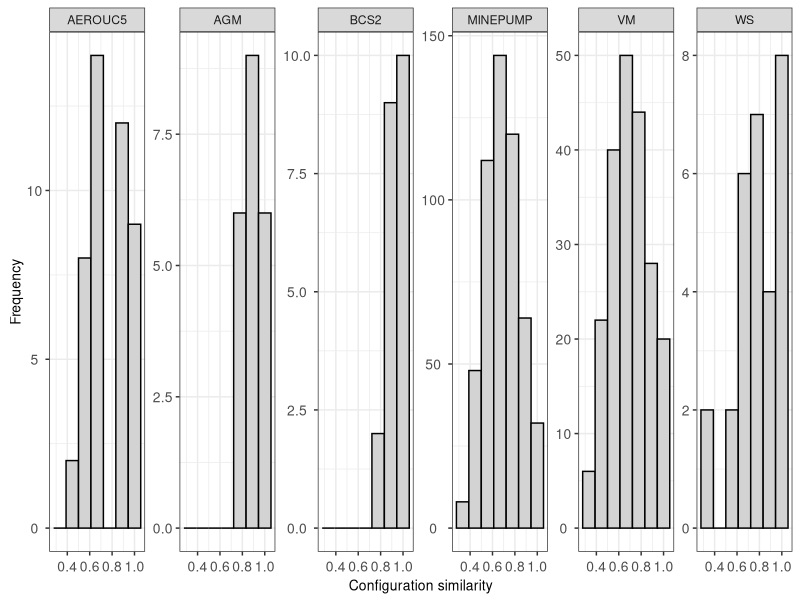
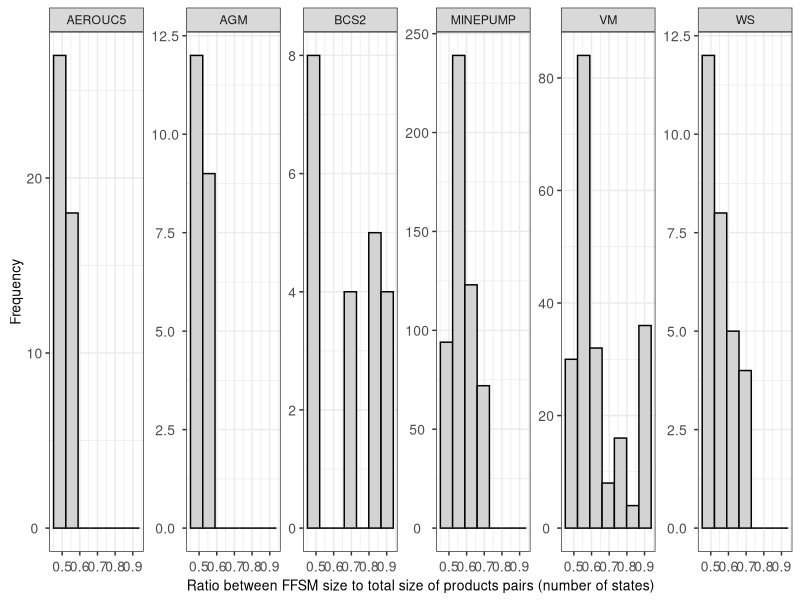
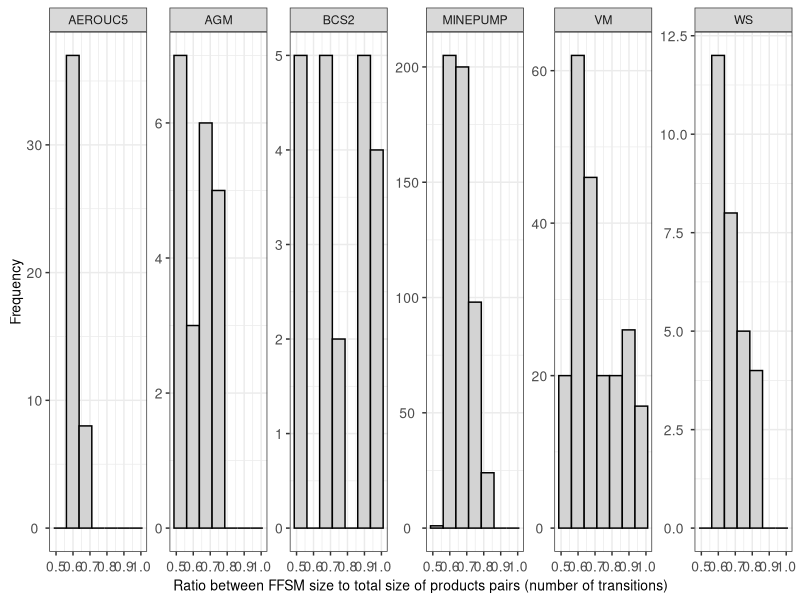
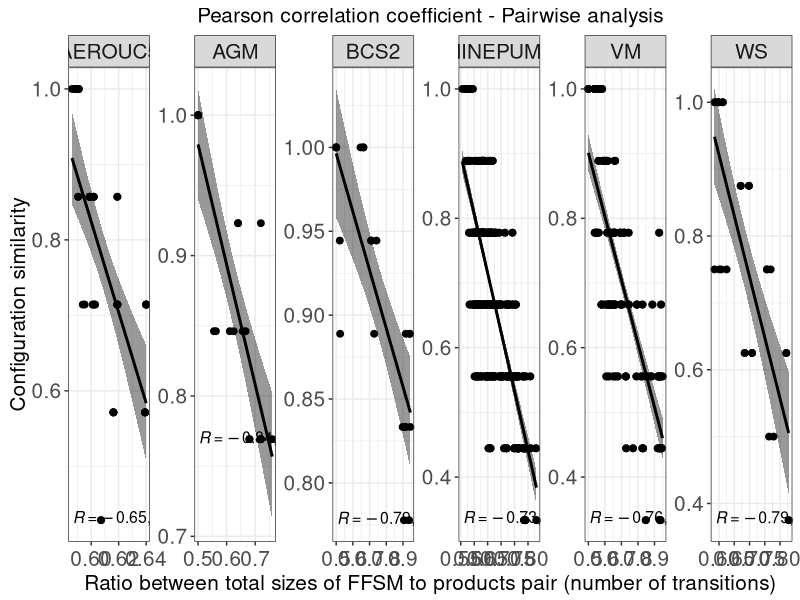
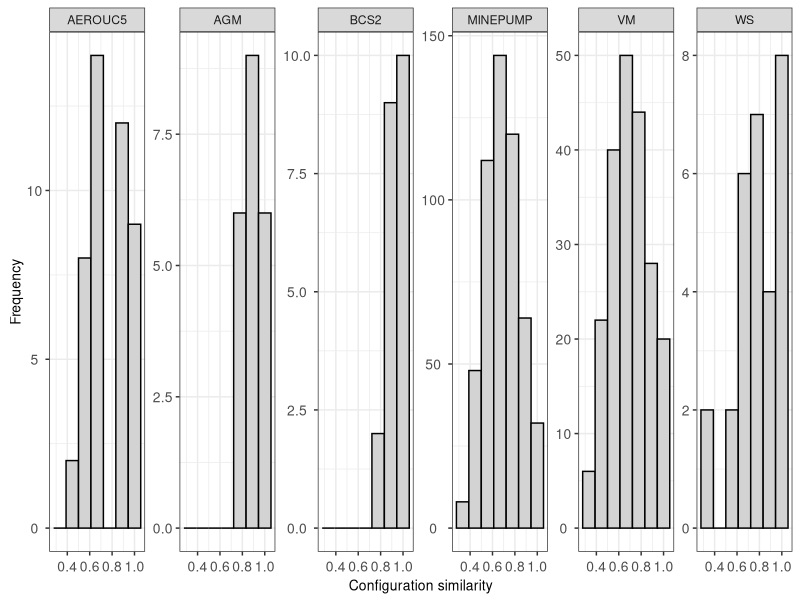
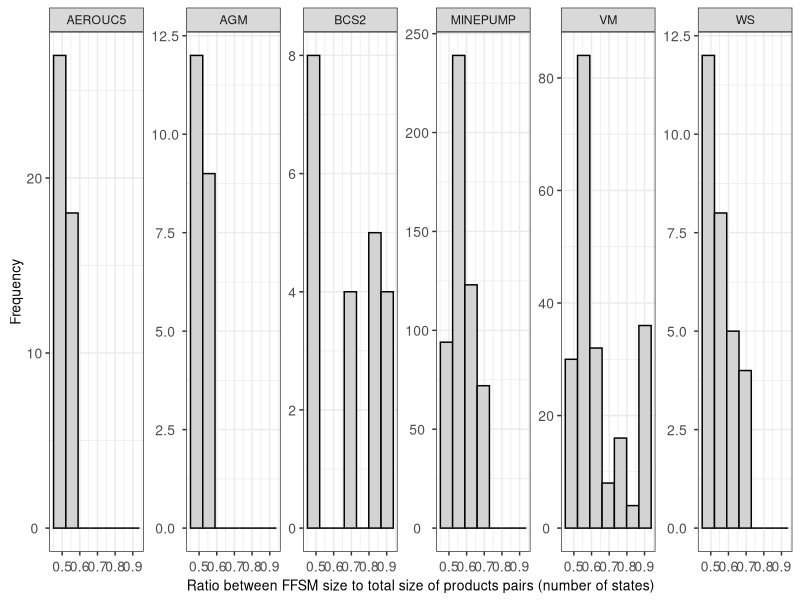
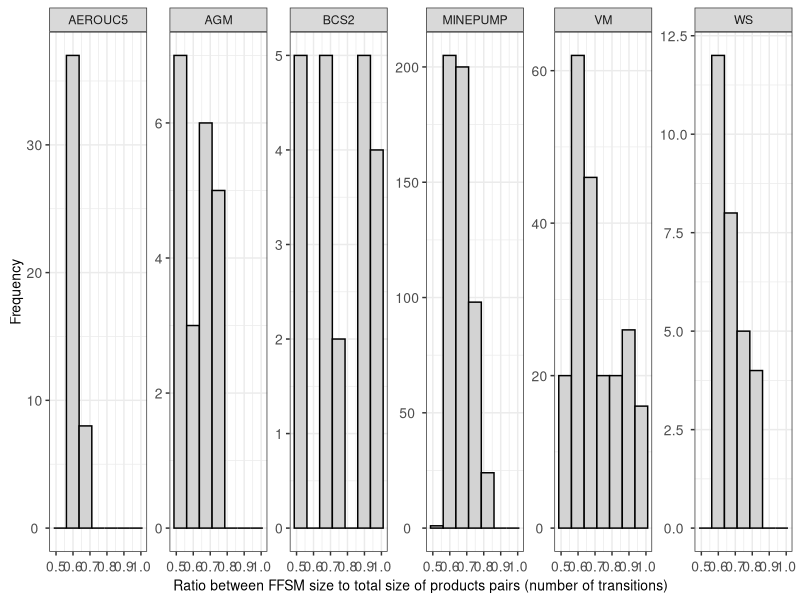
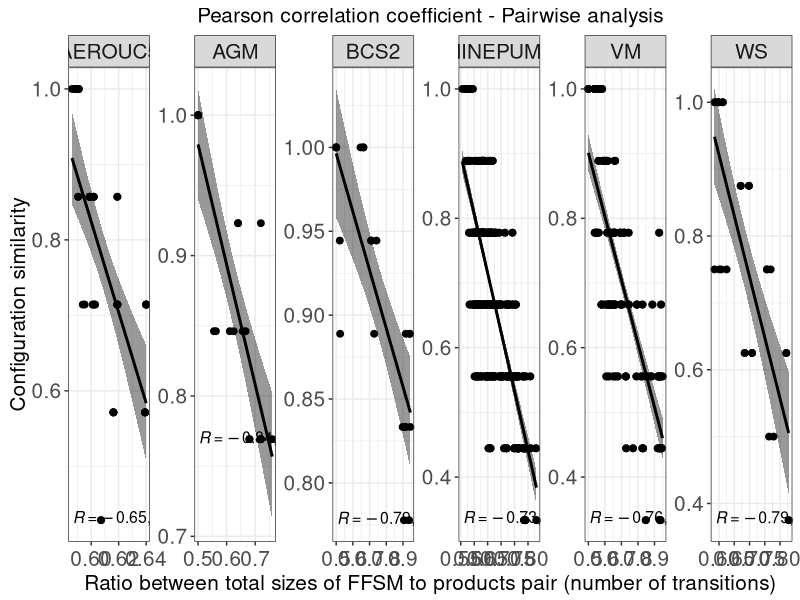

Source code (R) for these figures, in order: (Note: this script raises an error after producing the figures.)
list.of.packages <- c("ggpubr","ggrepel","ggplot2","effsize","stringr","reshape","dplyr")

# new.packages <- list.of.packages[!(list.of.packages %in% installed.packages(lib.loc="/home/cdnd1/Rpackages/")[,"Package"])]
# if(length(new.packages)) install.packages(new.packages,lib="/home/cdnd1/Rpackages/")
# lapply(list.of.packages,require,character.only=TRUE, lib.loc="/home/cdnd1/Rpackages/")

new.packages <- list.of.packages[!(list.of.packages %in% installed.packages()[,"Package"])]
if(length(new.packages)) install.packages(new.packages, dependencies = TRUE)
lapply(list.of.packages,require,character.only=TRUE)

rm(new.packages,list.of.packages)

# pair_tabs <- NULL
# # for (an_spl in c("agm", "bcs2")) {
# # for (an_spl in c("agm", "vm", "ws", "bcs2")) {
# # for (an_spl in c("agm", "vm", "ws", "bcs2", "cpterminal", "minepump")) {
# for (an_spl in c("agm", "vm", "ws", "bcs2", "cpterminal", "minepump", "aerouc5")) {
#   tab_c<-read.table(paste("./pair/pair_merging_",an_spl,".log",sep = ""),sep="/", header=TRUE)
#   tab_d<-read.table(paste("./pair/pair_dissimilarity_",an_spl,".log",sep = ""),sep="\t", header=TRUE)
#   tab_l<-read.table(paste("./pair/pair_comparelanguages_",an_spl,".log",sep = ""),sep="|", header=TRUE)
#   tab_m<-merge(merge(tab_c,tab_d),tab_l)
#   tab_m$SPL <- an_spl
#   if(is.null(pair_tabs)){
#     pair_tabs <- tab_m
#   }else{
#     pair_tabs <- rbind(pair_tabs,tab_m)
#   }
#   rm(tab_c,tab_d,tab_l,tab_m)
# }
# write.table(pair_tabs,"./pair_mdc.tab")
pair_tabs<-read.table("./pair_mdc.tab")
pair_tabs<-pair_tabs[pair_tabs$SPL!="cpterminal",]

# calculate similarity (opposite of dissim)
pair_tabs$ConfigSim <- 1-pair_tabs$ConfigDissim

# calculate model size increment in terms of the maximum size (number of states)
pair_tabs$RatioStates<- apply(pair_tabs[,c("TotalStatesRef","TotalStatesUpdt")],1,sum)
pair_tabs$RatioStates<- pair_tabs$StatesFFSM/pair_tabs$RatioStates

# calculate model size increment in terms of the maximum size (number of transitions)  
pair_tabs$RatioTransitions<- apply(pair_tabs[,c("TotalTransitionsRef","TotalTransitionsUpdt")],1,sum)
pair_tabs$RatioTransitions<- pair_tabs$TransitionsFFSM/pair_tabs$RatioTransitions

# # calculate model size increment in terms of the largest model size (number of states)
# pair_tabs$RatioStatesMax<- apply(pair_tabs[,c("TotalStatesRef","TotalStatesUpdt")],1,max)
# pair_tabs$RatioStatesMax<- pair_tabs$StatesFFSM/pair_tabs$RatioStatesMax
# 
# # calculate model size increment in terms of the largest model size (number of transitions)  
# pair_tabs$RatioTransitionsMax<- apply(pair_tabs[,c("TotalTransitionsRef","TotalTransitionsUpdt")],1,max)
# pair_tabs$RatioTransitionsMax<- pair_tabs$TransitionsFFSM/pair_tabs$RatioTransitionsMax

pair_tabs$SPL<-toupper(pair_tabs$SPL)
# dissimilarity histogram 
p<-ggplot(pair_tabs, aes(x=ConfigSim)) + 
  geom_histogram(color="black", fill="lightgrey", bins=7)+
  labs(x = "Configuration similarity", y = "Frequency")+
  theme_bw()+
  theme(
    plot.title = element_text(hjust = 0.5, size=10),
    axis.text.x  = element_text(angle = 0,   hjust = 0.5, vjust = 0.5, size=10),
    axis.text.y  = element_text(angle = 0,   hjust = 0.5, vjust = 0.5, size=10),
    axis.title.x  = element_text(angle = 0,  hjust = 0.5, vjust = 0.5, size=10),
    axis.title.y  = element_text(angle = 90, hjust = 0.5, vjust = 0.5, size=10)
  )+facet_wrap(SPL~.,scales = "free_y", nrow = 1)
print(p)
filename <- "histogram_ConfigSim.pdf"
ggsave(device=cairo_pdf, filename, width = 12, height = 2, dpi=320)
rm(p,filename)

# dissimilarity (RatioStates) histogram
p<-ggplot(pair_tabs, aes(x=RatioStates)) +
  geom_histogram(color="black", fill="lightgrey", bins=7)+
  labs(x = "Ratio between FFSM size to total size of products pairs (number of states)", y = "Frequency")+
  theme_bw()+
  theme(
    plot.title = element_text(hjust = 0.5, size=10),
    axis.text.x  = element_text(angle = 0,   hjust = 0.5, vjust = 0.5, size=10),
    axis.text.y  = element_text(angle = 0,   hjust = 0.5, vjust = 0.5, size=10),
    axis.title.x  = element_text(angle = 0,  hjust = 0.5, vjust = 0.5, size=10),
    axis.title.y  = element_text(angle = 90, hjust = 0.5, vjust = 0.5, size=10)
  )+facet_wrap(SPL~.,scales = "free_y", nrow = 1)
print(p)
filename <- "histogram_RatioStates.pdf"
ggsave(device=cairo_pdf, filename, width = 12, height = 2, dpi=320)
rm(p,filename)

# dissimilarity (RatioTransitions) histogram
p<-ggplot(pair_tabs, aes(x=RatioTransitions)) +
  geom_histogram(color="black", fill="lightgrey", bins=7)+
  labs(x = "Ratio between FFSM size to total size of products pairs (number of transitions)", y = "Frequency")+
  # scale_x_continuous(breaks = seq(0,1,0.1))+
  theme_bw()+
  theme(
    plot.title = element_text(hjust = 0.5, size=10),
    axis.text.x  = element_text(angle = 0,   hjust = 0.5, vjust = 0.5, size=10),
    axis.text.y  = element_text(angle = 0,   hjust = 0.5, vjust = 0.5, size=10),
    axis.title.x  = element_text(angle = 0,  hjust = 0.5, vjust = 0.5, size=10),
    axis.title.y  = element_text(angle = 90, hjust = 0.5, vjust = 0.5, size=10)
  )+facet_wrap(SPL~.,scales = "free_y", nrow = 1)
print(p)
filename <- "histogram_RatioTransitions.pdf"
ggsave(device=cairo_pdf, filename, width = 12, height = 2, dpi=320)
rm(p,filename)

{
  corrMethod<-"pearson"
  # x_col = "RatioStates";          xlab_txt = "Ratio between total sizes of FFSM to products pair (number of states)"
  x_col = "RatioTransitions";     xlab_txt = "Ratio between total sizes of FFSM to products pair (number of transitions)"
  y_col <- "ConfigSim"; ylab_txt <- "Configuration similarity";
  # y_col <- "RatioFeatures"; ylab_txt <- "Amount of feature sharing";
  
  y_title <- "Pearson correlation coefficient - Pairwise analysis"
  
  p<-ggscatter(pair_tabs,
                  x = x_col, xlab = xlab_txt,
                  y = y_col, ylab = ylab_txt,
                  title = y_title,
                  add = "reg.line",
                  cor.coeff.args = list(method = corrMethod, label.x.npc = 0.01, label.y.npc = 0.01),
                  cor.coef.size = 4,
                  conf.int = TRUE, # Add confidence interval
                  cor.coef = TRUE # Add correlation coefficient. see ?stat_cor
  )+
    theme_bw()+
    # scale_y_continuous(breaks = seq(0,1,0.2), limits = c(0,1))+
    # scale_y_continuous(breaks = seq(0.3,1,0.1), limits = c(0.5,1))+
    theme(
      plot.title = element_text(hjust = 0.5, size=15),
      strip.text.x = element_text(size = 15),
      strip.text.y = element_text(size = 15),
      axis.text.x  = element_text(angle = 0,   hjust = 0.5, vjust = 0.5, size=15),
      axis.text.y  = element_text(angle = 0,   hjust = 0.5, vjust = 0.5, size=15),
      axis.title.x  = element_text(angle = 0,  hjust = 0.5, vjust = 0.5, size=15),
      axis.title.y  = element_text(angle = 90, hjust = 0.5, vjust = 0.5, size=15)
    )+
    facet_wrap(SPL~.,scales = "free", nrow = 1)
    # facet_wrap(SPL~.,scales = "free_x", nrow = 1)
    # facet_wrap(SPL~., nrow = 1)
  
  print(p)
  filename <- paste("correlation_",x_col,"_",y_col,".pdf",sep = "")
  ggsave(device=cairo_pdf, filename, width = 25, height = 4, dpi=320)
  rm(p,filename,x_col,xlab_txt,y_col,ylab_txt,y_title,corrMethod)
}

# prtz_tabs <- NULL
# for (logId in seq(0,29)) {
#     logId <- str_pad(logId, 2, pad = "0")
#     # for (an_spl in c("agm", "vm", "ws", "bcs2", "cpterminal", "minepump")) {
#     for (an_spl in c("agm", "vm", "ws", "bcs2", "cpterminal", "minepump", "aerouc5")) {
#       for (xmdp in c("lmdp", "gmdp", "rndp")) {
#       # for (xmdp in c("lmdp", "rndp")) {
#         # for (tsort in c("dis")) {
#         for (tsort in c("dis", "sim")) {
#           if(xmdp=="rndp" && tsort == "sim"){ next }
#           tab<-read.table(paste("./prtz/",xmdp,"_",tsort,"_",logId,"_",an_spl,"_r.txt.log",sep = ""),sep="/", header=TRUE)
#           tab$Index <- seq(nrow(tab))
#           tab$SPL <- an_spl
#           # tab$Prioritization <- paste(xmdp,tsort)
#           tab$Prioritization <- xmdp
#           tab$ID <- logId
#           tab$Criteria <- tsort
#           if(is.null(prtz_tabs)) prtz_tabs <- tab
#           else{
#             prtz_tabs <- rbind(prtz_tabs,tab)
#           }
#         }
#       }
#     }
# }
# write.table(prtz_tabs,"./recov_prtz.tab")
prtz_tabs<-read.table("./recov_prtz.tab")
prtz_tabs<-prtz_tabs[prtz_tabs$Criteria=="dis",]
prtz_tabs<-prtz_tabs[prtz_tabs$SPL!="cpterminal",]
prtz_tabs<-prtz_tabs[prtz_tabs$Prioritization!="gmdp",]

prtz_tabs$StatesOrigFFSM <- 0; prtz_tabs$TransitionsOrigFFSM <- 0 
prtz_tabs[prtz_tabs$SPL=='agm',      'StatesOrigFFSM'] <- 6;  prtz_tabs[prtz_tabs$SPL=='agm',     'TransitionsOrigFFSM'] <- 35
prtz_tabs[prtz_tabs$SPL=='bcs2',     'StatesOrigFFSM'] <- 6;  prtz_tabs[prtz_tabs$SPL=='bcs2',    'TransitionsOrigFFSM'] <- 58
prtz_tabs[prtz_tabs$SPL=='minepump', 'StatesOrigFFSM'] <- 26; prtz_tabs[prtz_tabs$SPL=='minepump','TransitionsOrigFFSM'] <- 572
prtz_tabs[prtz_tabs$SPL=='vm',       'StatesOrigFFSM'] <- 14; prtz_tabs[prtz_tabs$SPL=='vm',      'TransitionsOrigFFSM'] <- 197
prtz_tabs[prtz_tabs$SPL=='ws',       'StatesOrigFFSM'] <- 13; prtz_tabs[prtz_tabs$SPL=='ws',      'TransitionsOrigFFSM'] <- 112
prtz_tabs[prtz_tabs$SPL=='aerouc5',  'StatesOrigFFSM'] <- 25; prtz_tabs[prtz_tabs$SPL=='aerouc5', 'TransitionsOrigFFSM'] <- 25*18

# calculate model size increment in terms of the maximum size (number of states)
prtz_tabs$RatioStates<- prtz_tabs$StatesFFSM/apply(prtz_tabs[,c("TotalStatesRef","TotalStatesUpdt")],1,sum)

# calculate model size increment in terms of the maximum size (number of transitions)  
prtz_tabs$RatioTransitions<- prtz_tabs$TransitionsFFSM/apply(prtz_tabs[,c("TotalTransitionsRef","TotalTransitionsUpdt")],1,sum)

summarized_tab <- prtz_tabs %>%
  group_by(SPL,Prioritization,Criteria,ID) %>%
  summarize(
    sum_StatesFFSM = sum(StatesFFSM),
    sum_TransitionsFFSM = sum(TransitionsFFSM),
    
    sum_RatioStates      = sum(RatioStates),
    sum_RatioTransitions = sum(RatioTransitions),
    
    num_FFSMs = length(StatesFFSM),
    
    StatesOrigFFSM      = mean(StatesOrigFFSM),
    TransitionsOrigFFSM = mean(TransitionsOrigFFSM)
    )
summarized_df<-data.frame(summarized_tab)

summarized_df$APFD_RatioTransitions <- summarized_df$sum_RatioTransitions/summarized_df$num_FFSMs
summarized_df$APFD_RatioStates      <- summarized_df$sum_RatioStates     /summarized_df$num_FFSMs

summarized_df$APFD_StatesOrigFFSM      <- summarized_df$sum_StatesFFSM/(summarized_df$num_FFSMs * summarized_df$StatesOrigFFSM)
summarized_df$APFD_TransitionsOrigFFSM <- summarized_df$sum_TransitionsFFSM/(summarized_df$num_FFSMs * summarized_df$TransitionsOrigFFSM)

# summarized_df$Prioritization<- sub("gmdp","Global",summarized_df$Prioritization)
# summarized_df$Prioritization<- sub("lmdp","Local",summarized_df$Prioritization)
summarized_df$Prioritization<- sub("lmdp","Similarity",summarized_df$Prioritization)
summarized_df$Prioritization<- sub("rndp","Random",summarized_df$Prioritization)
summarized_df$SPL<-toupper(summarized_df$SPL)

for (a_metric in c('APFD_StatesOrigFFSM', 'APFD_TransitionsOrigFFSM')) {
# for (a_metric in c('APFD_RatioTransitions', 'APFD_RatioStates')) {
# for (a_metric in c('APFD_RatioTransitions', 'APFD_RatioStates','APFD_StatesOrigFFSM', 'APFD_TransitionsOrigFFSM')) {
  p <- ggplot(data=summarized_df, aes_string(x="Prioritization",y=a_metric,color="Prioritization",fill="Prioritization")) +
    geom_boxplot(color = "black")+
    stat_boxplot(geom ='errorbar',color = "black")+
    # geom_hline(colour="gray", yintercept=6,linetype="solid") +
    # geom_hline(colour="gray", yintercept=14,linetype="dashed") +
    # geom_hline(colour="gray", yintercept=13,linetype="longdash") +
    # annotate("text",x = 0.650, y = 6, label="Hc AGM" , size = 2)+
    # annotate("text",x = 1.550, y = 14, label="Hc VM" , size = 2)+
    # annotate("text",x = 2.750, y = 13, label="Hc WS" , size = 2)+
    # scale_y_continuous(limits=c(0,1),breaks=seq(0,1,0.1))+
    # scale_fill_brewer(palette="Greens") +
    # labs(x = "Software product line", y = "Number of states")+
    scale_fill_brewer(palette="Greys") +
    theme_bw() +facet_wrap(SPL~.,scales = "free", nrow = 1)
  print(p)
  filename <- paste(a_metric,".pdf",sep="")
  ggsave(device=cairo_pdf, filename, width = 15, height = 3, dpi=320)  # ssh plots
  rm(p,filename,a_metric)
}
